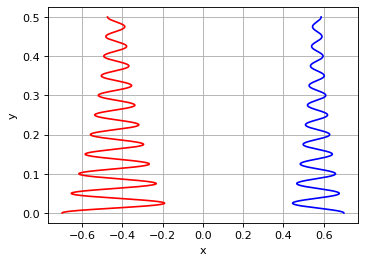

This chart was generated by the following Python code:
# two_masses_spring_euler.py
# unit test of spring2 force module
# Sparisoma Viridi | https://github.com/dudung

# 20230522
#   2054 Start this test.
#   2122 Pass the test.

from butiran.color2 import Color2
from butiran.math.vect3 import Vect3
from butiran.grain import Grain
from butiran.force.spring2 import Spring2
import math


# define spring force
m1 = 1
m2 = 2
meff = m1 * m2 / (m1 + m2)
f = 2
k = 4 * math.pi**2 * meff * f**2
l = 1
d = 0.5
spring = Spring2(length=l, constant=k, damping=d)

# define grain with initial position and velocity
grain1 = Grain(id="0000", m=m1)
grain1.r = Vect3(0 - 0.7 * l, 0, 0)
grain1.v = Vect3(0, 0.1, 0)

grain2 = Grain(id="0001", m=m2)
grain2.r = Vect3(0 + 0.7 * l, 0, 0)
grain2.v = Vect3(0, 0.1, 0)

import numpy as np

# define iteration
tbeg = 0
tend = 5
N = 5000
dt = (tend - tbeg) / N

# define lists
data_t = []

t0 = []
x1 = []
y1 = []
x2 = []
y2 = []


# perform iteration
print("Calculate position and velocity.")
for i in range(N + 1):
  t = i * dt
  
  m1 = grain1.m; v1 = grain1.v; r1 = grain1.r
  m2 = grain2.m; v2 = grain2.v; r2 = grain2.r
  
  t0.append(t)
  x1.append(r1.x)
  y1.append(r1.y)
  x2.append(r2.x)
  y2.append(r2.y)

  fs12 = spring.force(grain1, grain2)
  fs21 = spring.force(grain2, grain1)

  a1 = fs12 / m1; v1 += a1 * dt; r1 += v1 * dt
  a2 = fs21 / m2; v2 += a2 * dt; r2 += v2 * dt
   
  grain1.v = v1; grain1.r = r1
  grain2.v = v2; grain2.r = r2
  
print("Plot data.")
from matplotlib.pyplot import figure
import matplotlib.pyplot as plt

figure(figsize=(5,3.5), dpi=80)

plt.plot(x1, y1, c='r')
plt.plot(x2, y2, c='b')
plt.xlabel('x')
plt.ylabel('y')

plt.grid()
#plt.xlim([0, 1])
#plt.ylim([0.5, 1.5])
#plt.xticks(np.arange(0, 1+0.01, 0.1))
#plt.yticks(np.arange(0.4, 1.6+0.01, 0.2))

#plt.text(0.29, 1.07, "$A = 0.5$, $x_0 = 0$, $l = 1$", fontsize=12)
#plt.text(0.325, 0.87, "$m = 1$, $k = 157.9$", fontsize=12)
#plt.text(0.35, 0.67, "$T = 0.5$, $f = 2$", fontsize=12)

print("Save figure.")
plt.savefig('two_masses_spring_euler.png', bbox_inches='tight')
